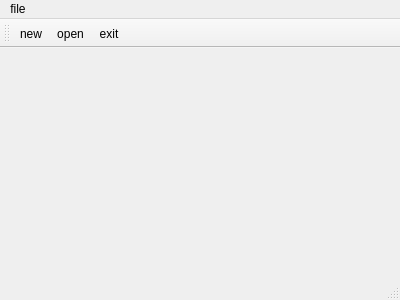
<?xml version="1.0" encoding="UTF-8"?>
<ui version="4.0">
 <class>MainWindow</class>
 <widget class="QMainWindow" name="MainWindow">
  <property name="geometry">
   <rect>
    <x>0</x>
    <y>0</y>
    <width>400</width>
    <height>300</height>
   </rect>
  </property>
  <property name="windowTitle">
   <string>MainWindow</string>
  </property>
  <widget class="QWidget" name="centralWidget"/>
  <widget class="QMenuBar" name="menuBar">
   <property name="geometry">
    <rect>
     <x>0</x>
     <y>0</y>
     <width>400</width>
     <height>22</height>
    </rect>
   </property>
   <widget class="QMenu" name="menufile">
    <property name="title">
     <string>file</string>
    </property>
    <addaction name="actionnew"/>
    <addaction name="actionopen"/>
    <addaction name="actionexit"/>
   </widget>
   <addaction name="menufile"/>
  </widget>
  <widget class="QToolBar" name="mainToolBar">
   <attribute name="toolBarArea">
    <enum>TopToolBarArea</enum>
   </attribute>
   <attribute name="toolBarBreak">
    <bool>false</bool>
   </attribute>
   <addaction name="actionnew"/>
   <addaction name="actionopen"/>
   <addaction name="actionexit"/>
  </widget>
  <widget class="QStatusBar" name="statusBar"/>
  <action name="actionnew">
   <property name="icon">
    <iconset resource="resource.qrc">
     <normaloff>:/rec/img/new.png</normaloff>:/rec/img/new.png</iconset>
   </property>
   <property name="text">
    <string>new</string>
   </property>
  </action>
  <action name="actionopen">
   <property name="icon">
    <iconset resource="resource.qrc">
     <normaloff>:/rec/img/open-file.png</normaloff>:/rec/img/open-file.png</iconset>
   </property>
   <property name="text">
    <string>open</string>
   </property>
  </action>
  <action name="actionexit">
   <property name="icon">
    <iconset resource="resource.qrc">
     <normaloff>:/rec/img/close.jpeg</normaloff>:/rec/img/close.jpeg</iconset>
   </property>
   <property name="text">
    <string>exit</string>
   </property>
  </action>
 </widget>
 <layoutdefault spacing="6" margin="11"/>
 <resources>
  <include location="resource.qrc"/>
 </resources>
 <connections/>
</ui>
